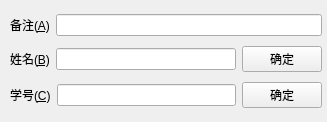
<?xml version="1.0" encoding="UTF-8"?>
<ui version="4.0">
 <class>Form</class>
 <widget class="QWidget" name="Form">
  <property name="geometry">
   <rect>
    <x>0</x>
    <y>0</y>
    <width>327</width>
    <height>122</height>
   </rect>
  </property>
  <property name="windowTitle">
   <string>EXPERIEMENT</string>
  </property>
  <widget class="QWidget" name="layoutWidget">
   <property name="geometry">
    <rect>
     <x>10</x>
     <y>10</y>
     <width>312</width>
     <height>102</height>
    </rect>
   </property>
   <layout class="QVBoxLayout" name="verticalLayout">
    <item>
     <layout class="QHBoxLayout" name="horizontalLayout_3">
      <item>
       <widget class="QLabel" name="label_3">
        <property name="text">
         <string>备注(&amp;A)</string>
        </property>
        <property name="buddy">
         <cstring>lineEdit_3</cstring>
        </property>
       </widget>
      </item>
      <item>
       <widget class="QLineEdit" name="lineEdit_3"/>
      </item>
     </layout>
    </item>
    <item>
     <layout class="QHBoxLayout" name="horizontalLayout_2">
      <item>
       <widget class="QLabel" name="label">
        <property name="text">
         <string>姓名(&amp;B)</string>
        </property>
        <property name="buddy">
         <cstring>lineEdit</cstring>
        </property>
       </widget>
      </item>
      <item>
       <widget class="QLineEdit" name="lineEdit"/>
      </item>
      <item>
       <widget class="QPushButton" name="pushButton">
        <property name="text">
         <string>确定</string>
        </property>
       </widget>
      </item>
     </layout>
    </item>
    <item>
     <layout class="QHBoxLayout" name="horizontalLayout">
      <item>
       <widget class="QLabel" name="label_2">
        <property name="text">
         <string>学号(&amp;C)</string>
        </property>
        <property name="buddy">
         <cstring>lineEdit_2</cstring>
        </property>
       </widget>
      </item>
      <item>
       <widget class="QLineEdit" name="lineEdit_2"/>
      </item>
      <item>
       <widget class="QPushButton" name="pushButton_2">
        <property name="text">
         <string>确定</string>
        </property>
       </widget>
      </item>
     </layout>
    </item>
   </layout>
  </widget>
 </widget>
 <tabstops>
  <tabstop>pushButton</tabstop>
  <tabstop>pushButton_2</tabstop>
  <tabstop>lineEdit_3</tabstop>
  <tabstop>lineEdit</tabstop>
  <tabstop>lineEdit_2</tabstop>
 </tabstops>
 <resources/>
 <connections/>
</ui>
